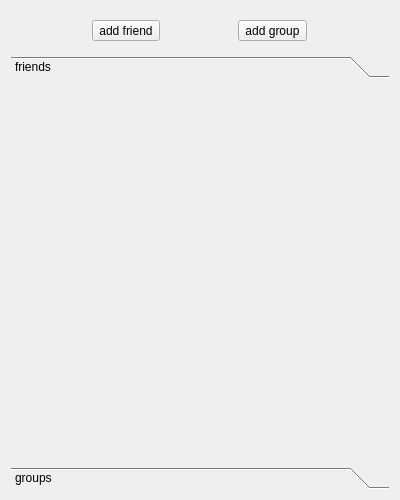
<?xml version="1.0" encoding="UTF-8"?>
<ui version="4.0">
 <class>DialogList</class>
 <widget class="QWidget" name="DialogList">
  <property name="geometry">
   <rect>
    <x>0</x>
    <y>0</y>
    <width>400</width>
    <height>500</height>
   </rect>
  </property>
  <property name="minimumSize">
   <size>
    <width>250</width>
    <height>500</height>
   </size>
  </property>
  <property name="maximumSize">
   <size>
    <width>400</width>
    <height>1000</height>
   </size>
  </property>
  <property name="windowTitle">
   <string>Form</string>
  </property>
  <layout class="QVBoxLayout" name="verticalLayout">
   <item>
    <widget class="QWidget" name="widget" native="true">
     <layout class="QHBoxLayout" name="horizontalLayout">
      <item>
       <widget class="QToolButton" name="addFriendTBtn">
        <property name="text">
         <string>add friend</string>
        </property>
       </widget>
      </item>
      <item>
       <widget class="QToolButton" name="addGroupTBtn">
        <property name="text">
         <string>add group</string>
        </property>
       </widget>
      </item>
     </layout>
    </widget>
   </item>
   <item>
    <widget class="QToolBox" name="toolBox">
     <property name="tabletTracking">
      <bool>false</bool>
     </property>
     <property name="frameShape">
      <enum>QFrame::NoFrame</enum>
     </property>
     <property name="frameShadow">
      <enum>QFrame::Plain</enum>
     </property>
     <property name="currentIndex">
      <number>0</number>
     </property>
     <widget class="QWidget" name="pagefriends">
      <property name="geometry">
       <rect>
        <x>0</x>
        <y>0</y>
        <width>378</width>
        <height>352</height>
       </rect>
      </property>
      <attribute name="label">
       <string>friends</string>
      </attribute>
     </widget>
     <widget class="QWidget" name="pagegroups">
      <property name="geometry">
       <rect>
        <x>0</x>
        <y>0</y>
        <width>378</width>
        <height>352</height>
       </rect>
      </property>
      <attribute name="label">
       <string>groups</string>
      </attribute>
     </widget>
    </widget>
   </item>
  </layout>
 </widget>
 <resources/>
 <connections/>
</ui>
